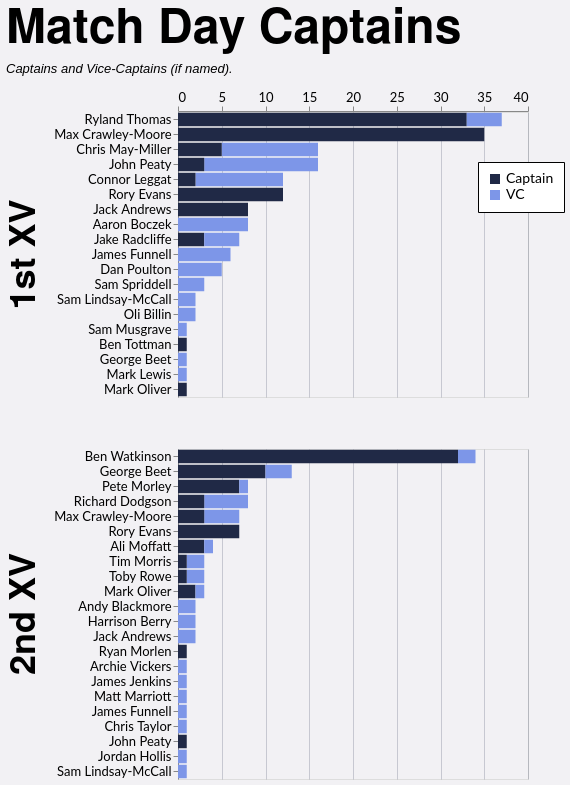

Vega-Lite specification for this chart:
### Vega-Lite specification from a JSON file in a GitHub repository (floating-point values rounded to 4 significant figures)
{"config": {"axis": {"labelFont": "Lato, sans-serif", "titleFont": "PT Sans Narrow, Helvetica Neue, Helvetica, Arial, sans-serif", "labelFontSize": 13, "titleFontSize": 24, "gridColor": "#202947", "gridOpacity": 0.2}, "header": {"labelFont": "PT Sans Narrow, Helvetica Neue, Helvetica, Arial, sans-serif", "titleFont": "PT Sans Narrow, Helvetica Neue, Helvetica, Arial, sans-serif", "labelFontSize": 24, "titleFontSize": 28, "labelFontWeight": "bold", "orient": "left"}, "legend": {"labelFont": "Lato, sans-serif", "titleFont": "PT Sans Narrow, Helvetica Neue, Helvetica, Arial, sans-serif", "labelFontSize": 14, "titleFontSize": 16, "titlePadding": 5, "fillColor": "white", "strokeColor": "black", "padding": 10, "titleFontWeight": "lighter", "titleFontStyle": "italic", "titleColor": "gray", "offset": 10}, "title": {"font": "PT Sans Narrow, Helvetica Neue, Helvetica, Arial, sans-serif", "fontSize": 48, "fontWeight": "bold", "anchor": "start", "align": "center", "titlePadding": 20, "subtitlePadding": 10, "subtitleFontSize": 13, "subtitleColor": "", "subtitleFontStyle": "italic", "offset": 15, "color": "black"}, "axisX": {"labelAngle": 0}, "facet": {"title": null, "header": null, "align": {"row": "each", "column": "each"}}, "resolve": {"scale": {"y": "independent", "facet": "independent"}}, "background": "#f2f1f4"}, "data": {"name": "data-e410702d170458cb560770525096b177"}, "mark": {"type": "bar"}, "encoding": {"color": {"field": "is_captain", "legend": {"labelExpr": "datum.value ? 'Captain' : 'VC'", "legendX": 300, "legendY": 50, "orient": "none", "title": null}, "scale": {"domain": [true, false], "range": ["#202946", "#7d96e8"]}, "type": "nominal"}, "order": {"field": "is_captain", "sort": "descending", "type": "nominal"}, "row": {"field": "squad", "header": {"labelExpr": "datum.value + ' XV'", "labelFontSize": 36, "title": null}, "spacing": 50, "title": null, "type": "nominal"}, "tooltip": [{"field": "player", "type": "nominal"}, {"field": "squad", "type": "nominal"}, {"aggregate": "sum", "field": "games", "type": "quantitative"}, {"field": "is_captain", "type": "nominal"}], "x": {"aggregate": "sum", "axis": {"orient": "top", "title": null}, "field": "games", "type": "quantitative"}, "y": {"field": "player", "sort": "-x", "title": null, "type": "nominal"}}, "height": {"step": 15}, "resolve": {"scale": {"y": "independent"}}, "title": {"text": "Match Day Captains", "subtitle": "Captains and Vice-Captains (if named)."}, "width": 350, "$schema": "https://vega.github.io/schema/vega-lite/v5.20.1.json", "datasets": {"data-e410702d170458cb560770525096b177": [{"player": "Max Crawley-Moore", "squad": "1st", "season": "2022/23", "game_type": "League", "is_captain": true, "games": 15}, {"player": "Ryland Thomas", "squad": "1st", "season": "2024/25", "game_type": "League", "is_captain": true, "games": 15}, {"player": "Ryland Thomas", "squad": "1st", "season": "2023/24", "game_type": "League", "is_captain": true, "games": 13}, {"player": "Connor Leggat", "squad": "1st", "season": "2023/24", "game_type": "League", "is_captain": false, "games": 9}, {"player": "Ben Watkinson", "squad": "2nd", "season": "2022/23", "game_type": "League", "is_captain": true, "games": 9}, {"player": "Ben Watkinson", "squad": "2nd", "season": "2021/22", "game_type": "League", "is_captain": true, "games": 9}, {"player": "Chris May-Miller", "squad": "1st", "season": "2024/25", "game_type": "League", "is_captain": false, "games": 9}, {"player": "Ben Watkinson", "squad": "2nd", "season": "2023/24", "game_type": "League", "is_captain": true, "games": 9}, {"player": "Rory Evans", "squad": "1st", "season": "2025/26", "game_type": "League", "is_captain": true, "games": 8}, {"player": "Max Crawley-Moore", "squad": "1st", "season": "2021/22", "game_type": "League", "is_captain": true, "games": 8}, {"player": "George Beet", "squad": "2nd", "season": "2025/26", "game_type": "League", "is_captain": true, "games": 6}, {"player": "Chris May-Miller", "squad": "1st", "season": "2024/25", "game_type": "League", "is_captain": true, "games": 5}, {"player": "Jack Andrews", "squad": "1st", "season": "2021/22", "game_type": "Friendly", "is_captain": true, "games": 5}, {"player": "Dan Poulton", "squad": "1st", "season": "2023/24", "game_type": "League", "is_captain": false, "games": 5}, {"player": "Max Crawley-Moore", "squad": "1st", "season": "2023/24", "game_type": "League", "is_captain": true, "games": 5}, {"player": "Aaron Boczek", "squad": "1st", "season": "2025/26", "game_type": "League", "is_captain": false, "games": 4}, {"player": "John Peaty", "squad": "1st", "season": "2021/22", "game_type": "League", "is_captain": false, "games": 4}, {"player": "Pete Morley", "squad": "2nd", "season": "2024/25", "game_type": "League", "is_captain": true, "games": 4}, {"player": "Max Crawley-Moore", "squad": "2nd", "season": "2023/24", "game_type": "League", "is_captain": false, "games": 4}, {"player": "John Peaty", "squad": "1st", "season": "2022/23", "game_type": "League", "is_captain": false, "games": 4}, {"player": "Rory Evans", "squad": "1st", "season": "2025/26", "game_type": "Cup", "is_captain": true, "games": 3}, {"player": "Jack Andrews", "squad": "1st", "season": "2021/22", "game_type": "League", "is_captain": true, "games": 3}, {"player": "Rory Evans", "squad": "2nd", "season": "2024/25", "game_type": "League", "is_captain": true, "games": 3}, {"player": "Ryland Thomas", "squad": "1st", "season": "2023/24", "game_type": "League", "is_captain": false, "games": 3}, {"player": "Sam Spriddell", "squad": "1st", "season": "2024/25", "game_type": "League", "is_captain": false, "games": 3}, {"player": "James Funnell", "squad": "1st", "season": "2021/22", "game_type": "Friendly", "is_captain": false, "games": 3}, {"player": "John Peaty", "squad": "1st", "season": "2024/25", "game_type": "League", "is_captain": false, "games": 3}, {"player": "Pete Morley", "squad": "2nd", "season": "2024/25", "game_type": "Friendly", "is_captain": true, "games": 3}, {"player": "Rory Evans", "squad": "2nd", "season": "2024/25", "game_type": "Friendly", "is_captain": true, "games": 3}, {"player": "Max Crawley-Moore", "squad": "1st", "season": "2022/23", "game_type": "Cup", "is_captain": true, "games": 3}, {"player": "Ryland Thomas", "squad": "1st", "season": "2023/24", "game_type": "Cup", "is_captain": true, "games": 3}, {"player": "Richard Dodgson", "squad": "2nd", "season": "2022/23", "game_type": "League", "is_captain": false, "games": 3}, {"player": "Jake Radcliffe", "squad": "1st", "season": "2025/26", "game_type": "League", "is_captain": true, "games": 3}, {"player": "Richard Dodgson", "squad": "2nd", "season": "2021/22", "game_type": "League", "is_captain": false, "games": 2}, {"player": "Ryland Thomas", "squad": "1st", "season": "2024/25", "game_type": "Cup", "is_captain": true, "games": 2}, {"player": "Ali Moffatt", "squad": "2nd", "season": "2021/22", "game_type": "League", "is_captain": true, "games": 2}, {"player": "James Funnell", "squad": "1st", "season": "2021/22", "game_type": "League", "is_captain": false, "games": 2}, {"player": "George Beet", "squad": "2nd", "season": "2024/25", "game_type": "League", "is_captain": true, "games": 2}, {"player": "Tim Morris", "squad": "2nd", "season": "2023/24", "game_type": "League", "is_captain": false, "games": 2}, {"player": "Ben Watkinson", "squad": "2nd", "season": "2021/22", "game_type": "Friendly", "is_captain": true, "games": 2}, {"player": "Chris May-Miller", "squad": "1st", "season": "2024/25", "game_type": "Cup", "is_captain": false, "games": 2}, {"player": "George Beet", "squad": "2nd", "season": "2025/26", "game_type": "Cup", "is_captain": true, "games": 2}, {"player": "Andy Blackmore", "squad": "2nd", "season": "2021/22", "game_type": "League", "is_captain": false, "games": 2}, {"player": "Jake Radcliffe", "squad": "1st", "season": "2025/26", "game_type": "Cup", "is_captain": false, "games": 2}, {"player": "Harrison Berry", "squad": "2nd", "season": "2025/26", "game_type": "League", "is_captain": false, "games": 2}, {"player": "Jack Andrews", "squad": "2nd", "season": "2023/24", "game_type": "League", "is_captain": false, "games": 2}, {"player": "Jake Radcliffe", "squad": "1st", "season": "2025/26", "game_type": "League", "is_captain": false, "games": 2}, {"player": "Max Crawley-Moore", "squad": "2nd", "season": "2024/25", "game_type": "League", "is_captain": true, "games": 2}, {"player": "Toby Rowe", "squad": "2nd", "season": "2021/22", "game_type": "League", "is_captain": false, "games": 2}, {"player": "Max Crawley-Moore", "squad": "1st", "season": "2021/22", "game_type": "Cup", "is_captain": true, "games": 2}, {"player": "Ben Watkinson", "squad": "2nd", "season": "2022/23", "game_type": "Friendly", "is_captain": true, "games": 2}, {"player": "Aaron Boczek", "squad": "1st", "season": "2023/24", "game_type": "Cup", "is_captain": false, "games": 1}, {"player": "Connor Leggat", "squad": "1st", "season": "2025/26", "game_type": "League", "is_captain": false, "games": 1}, {"player": "Ryan Morlen", "squad": "2nd", "season": "2023/24", "game_type": "League", "is_captain": true, "games": 1}, {"player": "Max Crawley-Moore", "squad": "2nd", "season": "2023/24", "game_type": "League", "is_captain": true, "games": 1}, {"player": "John Peaty", "squad": "1st", "season": "2021/22", "game_type": "Friendly", "is_captain": false, "games": 1}, {"player": "Sam Lindsay-McCall", "squad": "1st", "season": "2023/24", "game_type": "Friendly", "is_captain": false, "games": 1}, {"player": "Max Crawley-Moore", "squad": "1st", "season": "2023/24", "game_type": "Friendly", "is_captain": true, "games": 1}, {"player": "Sam Musgrave", "squad": "1st", "season": "2023/24", "game_type": "League", "is_captain": false, "games": 1}, {"player": "Richard Dodgson", "squad": "2nd", "season": "2022/23", "game_type": "Cup", "is_captain": true, "games": 1}, {"player": "Tim Morris", "squad": "2nd", "season": "2024/25", "game_type": "League", "is_captain": true, "games": 1}, {"player": "Archie Vickers", "squad": "2nd", "season": "2023/24", "game_type": "Friendly", "is_captain": false, "games": 1}, {"player": "John Peaty", "squad": "1st", "season": "2022/23", "game_type": "League", "is_captain": true, "games": 1}, {"player": "Ben Tottman", "squad": "1st", "season": "2024/25", "game_type": "League", "is_captain": true, "games": 1}, {"player": "Aaron Boczek", "squad": "1st", "season": "2022/23", "game_type": "League", "is_captain": false, "games": 1}, {"player": "Sam Lindsay-McCall", "squad": "1st", "season": "2021/22", "game_type": "Friendly", "is_captain": false, "games": 1}, {"player": "Toby Rowe", "squad": "2nd", "season": "2021/22", "game_type": "Cup", "is_captain": true, "games": 1}, {"player": "Ali Moffatt", "squad": "2nd", "season": "2021/22", "game_type": "League", "is_captain": false, "games": 1}, {"player": "Oli Billin", "squad": "1st", "season": "2023/24", "game_type": "Cup", "is_captain": false, "games": 1}, {"player": "George Beet", "squad": "1st", "season": "2025/26", "game_type": "Friendly", "is_captain": false, "games": 1}, {"player": "Ali Moffatt", "squad": "2nd", "season": "2021/22", "game_type": "Cup", "is_captain": true, "games": 1}, {"player": "John Peaty", "squad": "1st", "season": "2021/22", "game_type": "Cup", "is_captain": false, "games": 1}, {"player": "Max Crawley-Moore", "squad": "1st", "season": "2021/22", "game_type": "Friendly", "is_captain": true, "games": 1}, {"player": "Connor Leggat", "squad": "1st", "season": "2023/24", "game_type": "League", "is_captain": true, "games": 1}, {"player": "Mark Oliver", "squad": "2nd", "season": "2023/24", "game_type": "League", "is_captain": true, "games": 1}, {"player": "Ben Watkinson", "squad": "2nd", "season": "2021/22", "game_type": "Cup", "is_captain": false, "games": 1}, {"player": "Ben Watkinson", "squad": "2nd", "season": "2022/23", "game_type": "League", "is_captain": false, "games": 1}, {"player": "John Peaty", "squad": "1st", "season": "2023/24", "game_type": "League", "is_captain": true, "games": 1}, {"player": "James Jenkins", "squad": "2nd", "season": "2022/23", "game_type": "Friendly", "is_captain": false, "games": 1}, {"player": "Aaron Boczek", "squad": "1st", "season": "2023/24", "game_type": "League", "is_captain": false, "games": 1}, {"player": "Aaron Boczek", "squad": "1st", "season": "2025/26", "game_type": "Cup", "is_captain": false, "games": 1}, {"player": "Mark Lewis", "squad": "1st", "season": "2025/26", "game_type": "League", "is_captain": false, "games": 1}, {"player": "Mark Oliver", "squad": "2nd", "season": "2023/24", "game_type": "Friendly", "is_captain": true, "games": 1}, {"player": "Matt Marriott", "squad": "2nd", "season": "2021/22", "game_type": "League", "is_captain": false, "games": 1}, {"player": "James Funnell", "squad": "2nd", "season": "2023/24", "game_type": "League", "is_captain": false, "games": 1}, {"player": "Rory Evans", "squad": "2nd", "season": "2024/25", "game_type": "Cup", "is_captain": true, "games": 1}, {"player": "Rory Evans", "squad": "1st", "season": "2025/26", "game_type": "Friendly", "is_captain": true, "games": 1}, {"player": "George Beet", "squad": "2nd", "season": "2024/25", "game_type": "Friendly", "is_captain": false, "games": 1}, {"player": "Richard Dodgson", "squad": "2nd", "season": "2021/22", "game_type": "League", "is_captain": true, "games": 1}, {"player": "James Funnell", "squad": "1st", "season": "2025/26", "game_type": "Friendly", "is_captain": false, "games": 1}, {"player": "Chris Taylor", "squad": "2nd", "season": "2021/22", "game_type": "Friendly", "is_captain": false, "games": 1}, {"player": "George Beet", "squad": "2nd", "season": "2024/25", "game_type": "League", "is_captain": false, "games": 1}, {"player": "Ben Watkinson", "squad": "2nd", "season": "2023/24", "game_type": "Friendly", "is_captain": true, "games": 1}, {"player": "John Peaty", "squad": "1st", "season": "2024/25", "game_type": "League", "is_captain": true, "games": 1}, {"player": "Oli Billin", "squad": "1st", "season": "2023/24", "game_type": "Friendly", "is_captain": false, "games": 1}, {"player": "George Beet", "squad": "2nd", "season": "2021/22", "game_type": "League", "is_captain": false, "games": 1}, {"player": "Connor Leggat", "squad": "1st", "season": "2023/24", "game_type": "Friendly", "is_captain": true, "games": 1}, {"player": "Mark Oliver", "squad": "1st", "season": "2023/24", "game_type": "Cup", "is_captain": true, "games": 1}, {"player": "John Peaty", "squad": "2nd", "season": "2024/25", "game_type": "League", "is_captain": true, "games": 1}, {"player": "Ryland Thomas", "squad": "1st", "season": "2023/24", "game_type": "Cup", "is_captain": false, "games": 1}, {"player": "Jordan Hollis", "squad": "2nd", "season": "2021/22", "game_type": "League", "is_captain": false, "games": 1}, {"player": "Richard Dodgson", "squad": "2nd", "season": "2022/23", "game_type": "League", "is_captain": true, "games": 1}, {"player": "Pete Morley", "squad": "2nd", "season": "2021/22", "game_type": "League", "is_captain": false, "games": 1}, {"player": "Mark Oliver", "squad": "2nd", "season": "2023/24", "game_type": "League", "is_captain": false, "games": 1}, {"player": "Sam Lindsay-McCall", "squad": "2nd", "season": "2024/25", "game_type": "Friendly", "is_captain": false, "games": 1}]}}
